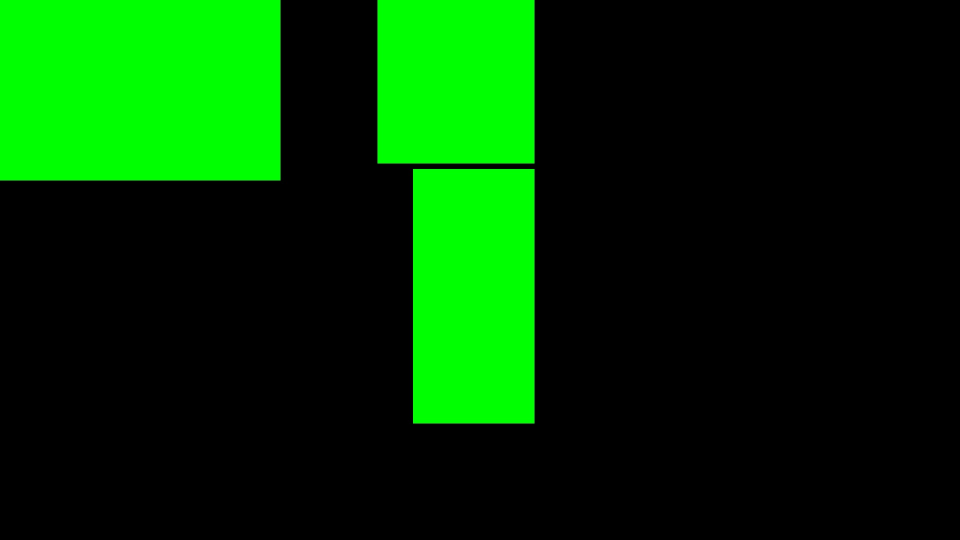
#> input picture backend/scaled_highlights.jpg, 1920 x 1080 px, given in place of the camera (shown at 1/2 size)
$ python ImageSynthesisV2.py
#> lines starting #> are read from the running program, lines starting #| are printed output that depends on the picture; after the words box and inside, x2 and y2 are one past the last pixel; in counts of white or black regions, pixels touching at a corner belong together; pictures that were not available may be replaced by others from this repository, and a replacement may not be noted
import os
import cv2
import numpy as np
from time import sleep

# -----------------------------------------------------------------------------------
# Global Projector Configuration
# -----------------------------------------------------------------------------------
PROJECTOR_WIDTH = 1920
PROJECTOR_HEIGHT = 1080


# -----------------------------------------------------------------------------------
# 1) generateCornerSquares
# -----------------------------------------------------------------------------------
def generateCornerSquares(square_size, save_path=None):
    """
    Creates a calibration image with 4 squares at each corner of the projector resolution.
    The squares are drawn on a black background.

    Parameters
    ----------
    square_size : int
        Size of each square in pixels (width and height).
    save_path : str, optional
        If provided, the path where the calibration image will be saved.

    Returns
    -------
    None
    """
#> called with square_size = 100, save_path = 'calibration_image.jpg'
    # Create a black canvas matching the projector's resolution
    canvas = np.zeros((PROJECTOR_HEIGHT, PROJECTOR_WIDTH, 3), dtype=np.uint8)

    # Define positions for the four corners (with a small offset from the edges)
    corners = [
        (30, 0),  # Top-left
        (PROJECTOR_WIDTH - square_size - 30, 0),                   # Top-right
        (30, PROJECTOR_HEIGHT - square_size),                      # Bottom-left
        (PROJECTOR_WIDTH - square_size - 30, PROJECTOR_HEIGHT - square_size)  # Bottom-right
    ]

    # Draw white squares at each corner
    for x, y in corners:
        cv2.rectangle(canvas,
                      (x, y),
                      (x + square_size, y + square_size),
                      (255, 255, 255),
                      -1)  # -1 = filled rectangle
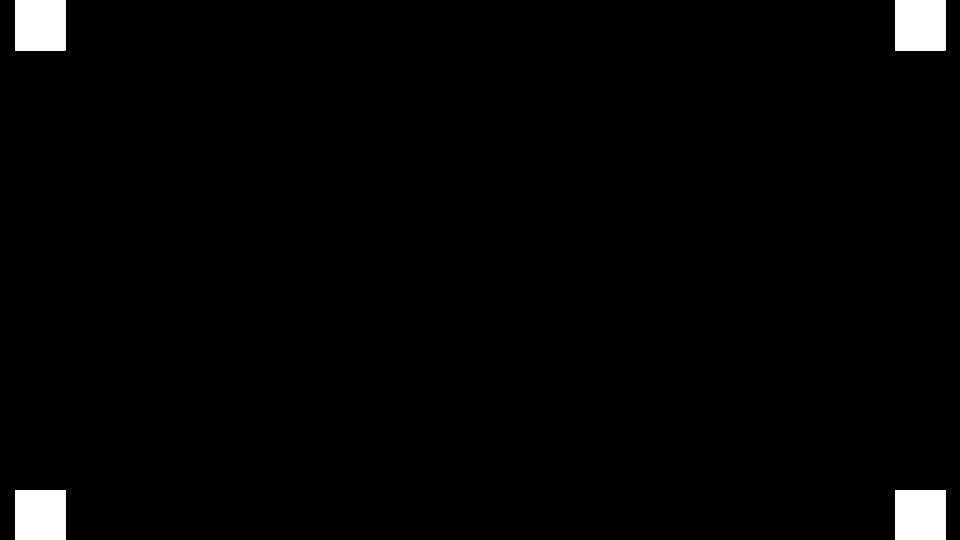
#> canvas: shape (1080, 1920, 3) (shown at 1/2 size); 2% white; 4 white regions, box (x1, y1, x2, y2) and area: (30, 0, 131, 101) 10201, (1790, 0, 1891, 101) 10201, (30, 980, 131, 1080) 10100, (1790, 980, 1891, 1080) 10100

    # Display the calibration image in full-screen mode
    window_name = "Calibration Corners"
    cv2.namedWindow(window_name, cv2.WND_PROP_FULLSCREEN)
    # Move the window to a specific location if needed (e.g., a second monitor).
    cv2.moveWindow(window_name, -1000, 0)
    cv2.setWindowProperty(window_name, cv2.WND_PROP_FULLSCREEN, cv2.WINDOW_FULLSCREEN)
    cv2.imshow(window_name, canvas)

    # If you want to wait for a key press, uncomment these:
    # cv2.waitKey(0)
    # cv2.destroyAllWindows()

    # Save the calibration image if a path is provided
    if save_path:
        cv2.imwrite(save_path, canvas)
        print(f"Calibration image saved to {save_path}")


# -----------------------------------------------------------------------------------
# 2) getImageOfCalibration
# -----------------------------------------------------------------------------------
def getImageOfCalibration():
    """
    Opens the camera and waits for the user to press 'c' to capture
    a calibration image of the currently projected content. Press 'q' to quit.
    The captured image is saved as 'captured_grid.jpg'.

    Returns
    -------
    None
    """
    cap = cv2.VideoCapture(0, cv2.CAP_DSHOW)  # Replace 0 with your camera index if needed
    if not cap.isOpened():
        print("Error: Could not open the camera.")
        return

    print("Press 'c' to capture the image or 'q' to quit.")
    while True:
        ret, frame = cap.read()
#> frame is the input picture: shape (1080, 1920, 3); mean B, G, R 0.3, 52.7, 0.1
        if not ret:
            print("Failed to read from camera.")
            break

        cv2.imshow("Camera Feed", frame)
        key = cv2.waitKey(1) & 0xFF
#> (key q is pressed here)

        if key == ord('c'):
            # Press 'c' to capture
            cv2.imwrite("captured_grid.jpg", frame)
            print("Calibration image captured and saved as 'captured_grid.jpg'.")
            break
        elif key == ord('q'):
            # Press 'q' to quit
            print("Exiting without capturing.")
            break

    cap.release()
    cv2.destroyAllWindows()


# -----------------------------------------------------------------------------------
# 3) detectCorners
# -----------------------------------------------------------------------------------
def detectCorners(frame, square_size):
    """
    Detects corner points (centers of squares) in the camera image.

    Parameters
    ----------
    frame : numpy.ndarray
        Image captured from the camera (BGR format).
    square_size : int
        Size of each square in pixels (used for reference, if needed).

    Returns
    -------
    numpy.ndarray
        Array of detected corner points (x, y) in camera space (float32).
    """
#> called with square_size = 100
    gray = cv2.cvtColor(frame, cv2.COLOR_BGR2GRAY)
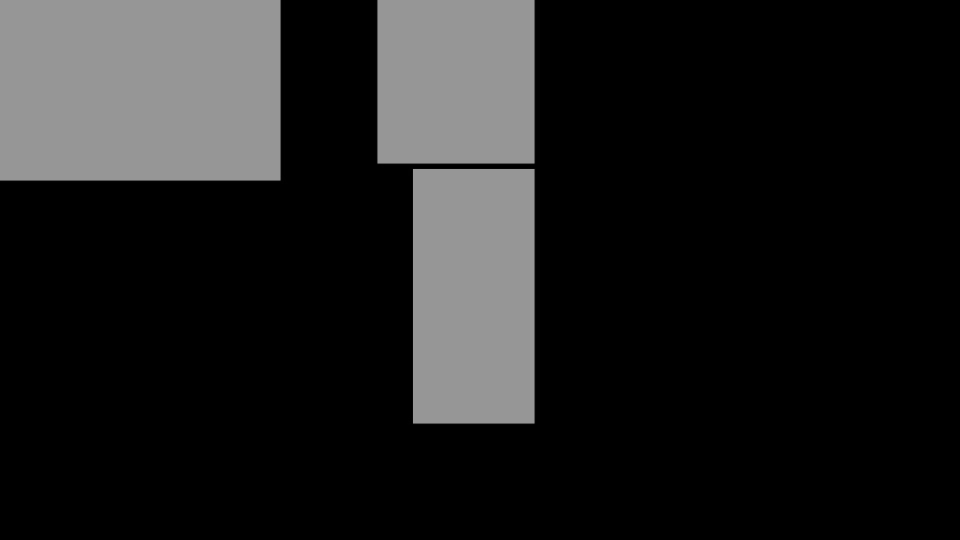
#> gray: shape (1080, 1920) (shown at 1/2 size); min 0, max 155, mean 31.1
    blurred = cv2.GaussianBlur(gray, (5, 5), 0)
    edged = cv2.Canny(blurred, 50, 150)
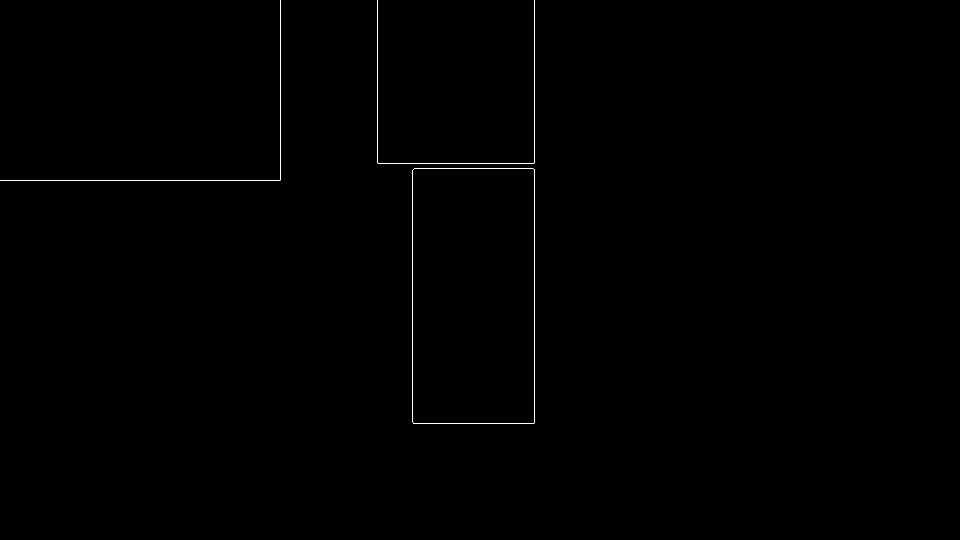
#> edged: shape (1080, 1920) (shown at 1/2 size); 0.16% white in thin lines or dots, all inside (x1, y1, x2, y2) = (0, 0, 1070, 848)

    # Find external contours
    contours, _ = cv2.findContours(edged, cv2.RETR_EXTERNAL, cv2.CHAIN_APPROX_SIMPLE)
#> contours = 3 contours, 2 with area under 20; largest, box (x1, y1, x2, y2) and area: (825, 337, 1070, 848) 124424
    detected_points = []

    # For each contour, store the center of the bounding box
    for cnt in contours:
        x, y, w, h = cv2.boundingRect(cnt)
        print(x, y, w, h)  # Debug printing
        center_x = x + w // 2
        center_y = y + h // 2
        detected_points.append((center_x, center_y))
#> this loop made 3 passes
#> (x, y, w, h, center_x, center_y) on passes 1 to 3: (825, 337, 245, 511, 947, 592), (754, 0, 316, 328, 912, 164), (0, 0, 562, 362, 281, 181)
#| 825 337 245 511
#| 754 0 316 328
#| 0 0 562 362
#> after the loop, detected_points = [(947, 592), (912, 164), (281, 181)]

    return np.array(detected_points, dtype=np.float32)


# -----------------------------------------------------------------------------------
# 4) getProjectorPoints
# -----------------------------------------------------------------------------------
def getProjectorPoints(square_size):
    """
    Returns the four expected points in projector space
    for the squares drawn by generateCornerSquares.

    Parameters
    ----------
    square_size : int
        Size of each square in pixels.

    Returns
    -------
    numpy.ndarray
        An array of four points [x, y] in projector space.
    """
    return np.array([
        [square_size // 2, square_size // 2],                               # Top-left
        [PROJECTOR_WIDTH - square_size // 2, square_size // 2],             # Top-right
        [square_size // 2, PROJECTOR_HEIGHT - square_size // 2],            # Bottom-left
        [PROJECTOR_WIDTH - square_size // 2, PROJECTOR_HEIGHT - square_size // 2]  # Bottom-right
    ], dtype=np.float32)


# -----------------------------------------------------------------------------------
# 5) computeHomography
# -----------------------------------------------------------------------------------
def computeHomography(square_size):
    """
    Computes the homography matrix mapping camera-detected points
    to the corresponding projector points.

    Parameters
    ----------
    square_size : int
        Size of each square in pixels.

    Returns
    -------
    numpy.ndarray or None
        The homography matrix (3x3). Returns None if homography
        could not be computed (e.g., not all corners detected).
    """
    # Load the captured image
    camera_frame = cv2.imread("captured_grid.jpg")
    if camera_frame is None:
        print("Error: 'captured_grid.jpg' not found.")
        return None

    # Detect corner points in camera image
    camera_points = detectCorners(camera_frame, square_size=square_size)
#> camera_points = [[947, 592], [912, 164], [281, 181]]

    # Points in projector space
    projector_points = getProjectorPoints(square_size)

    # Compute homography if we have 4 corners
    if len(camera_points) == 4:
        homography_matrix, _ = cv2.findHomography(camera_points, projector_points)
        print("Homography Matrix:\n", homography_matrix)
        return homography_matrix
    else:
        print("Error: Could not detect all 4 corners.")
        return None


# -----------------------------------------------------------------------------------
# 6) mapCameraToProjector
# -----------------------------------------------------------------------------------
# [75 lines left out: functions mapCameraToProjector, highlightRegion, not called in this run]


# -----------------------------------------------------------------------------------
# Example Usage
# -----------------------------------------------------------------------------------
if __name__ == "__main__":
    # Example square size for the calibration squares
    square_size = 100

    # STEP 1: Project the calibration image with corner squares
    generateCornerSquares(square_size, save_path="calibration_image.jpg")
    print("Projecting corner squares...")

    # STEP 2: Let user capture the calibration image from the camera
    # Move in front of the camera, press 'c' to capture.
    getImageOfCalibration()

    # STEP 3: Compute the homography based on the captured image
    homography_matrix = computeHomography(square_size)

    # STEP 4: If homography is valid, map a sample camera point to projector space
    if homography_matrix is not None:
        # Example camera point
        camera_x, camera_y = 200, 300
        projector_x, projector_y = mapCameraToProjector(camera_x, camera_y, homography_matrix)
        print(f"Camera point ({camera_x}, {camera_y}) -> Projector point ({projector_x}, {projector_y})")

        # STEP 5: Optionally highlight a region around that point in the projector space
        # Here, we define a 50x50 rectangle, centered on (projector_x, projector_y)
        highlightRegion(
            positionArray=[projector_x, projector_y, 50, 50],
            HIGHLIGHTED_IMAGE_PATH="data/highlight.jpg"
        )

        print("Done!")
    else:
        print("Homography could not be computed. Please check if four corners were detected.")
